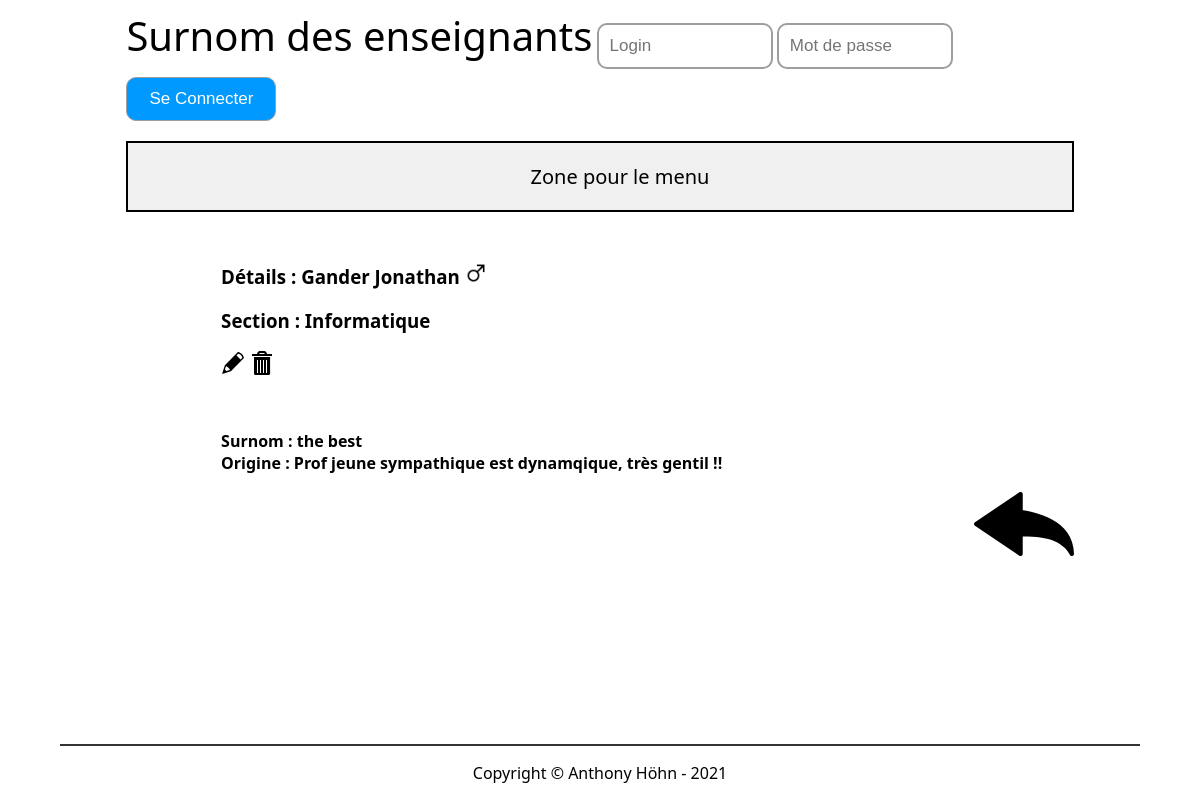
Screenshot of /src/php/detail.php?idTeacher=7 with the database file from the repository.
### tables this page shows
CREATE TABLE t_teacher(
	idTeacher int AUTO_INCREMENT PRIMARY KEY,
	teaFirstname varchar(50) NOT NULL,
	teaName varchar(50) NOT NULL,
	teaGender char(1) NOT NULL,
	teaNickname varchar(100) NOT NULL,
	teaOrigin varchar(255) NOT NULL);

CREATE TABLE t_teaches(
	fkteacher int NOT NULL,
	fksection int NOT NULL,
	CONSTRAINT fk_teacher_teaches_id FOREIGN KEY (fkteacher) REFERENCES t_teacher(idTeacher) ON DELETE CASCADE,
	CONSTRAINT fk_section_teaches_id FOREIGN KEY (fksection) REFERENCES t_section(idSection) ON DELETE CASCADE,
	PRIMARY KEY (fksection,fkteacher));

CREATE TABLE t_section(
	idSection int AUTO_INCREMENT PRIMARY KEY,
	secName varchar(30) NOT NULL);

### src/php/lib/database.php (called while the page is built, shortened)
<?php
 class Database {
    private $connector;
    public function __construct(){
    try{
        $this->connector = new PDO("mysql:host=localhost;dbname=db_nickname_anthohn;charset=utf8", "dbNicknameUser", "grp2B_21");
        }catch(PDOException $e){
            die("<h1>Impossible de se connecter à la base de données</h1> erreur :". $e->getMessage());
        }
    }
    private function queryPrepareExecute($query, $binds){
        $req = $this->connector->prepare($query);
        foreach($binds as $bind){
            $req->bindValue($bind['field'], $bind['value'], $bind['type']);
        }
        $req->execute();
        return $req;
    }
    private function formatData($req){
        $results = $req->fetchALL(PDO::FETCH_ASSOC);
        return $results;
    }
    public function getOneTeacher($id){
        $query = "SELECT * FROM t_teacher WHERE idTeacher = :id";
        $binds = array(
            0 => array(
                'field' => ':id',
                'value' => $id,
                'type' => PDO::PARAM_INT
            )
        );
        $reqExecuted = $this->queryPrepareExecute($query, $binds);
        $results = $this->formatData($reqExecuted);
        return $results;
    }
    public function getOneTeacherSection($id){
        $query = "SELECT * FROM t_teaches JOIN t_teacher ON fkteacher = idTeacher JOIN t_section ON fksection = idSection WHERE idTeacher = :id";
        $binds = array(
            0 => array(
                'field' => ':id',
                'value' => $id,
                'type' => PDO::PARAM_INT
            )
        );
        $reqExecuted = $this->queryPrepareExecute($query, $binds);
        $results = $this->formatData($reqExecuted);
        return $results;
    }
}
?>

### src/php/detail.php (the view, shortened to what this page needs)
<?php
require "header.php";
$id = $_GET["idTeacher"];
$teachers = $db->getOneTeacher($id);
$sections = $db->getOneTeacherSection($id);
?>
        <?php foreach($teachers as $teacher): ?>
        <h3>Détails : <?= $teacher["teaName"] ?><?= " ";?><?= $teacher["teaFirstname"] ?>
            <?php if($teacher["teaGender"] == "M")
            {
                echo '<img src="../../userContent/maleGender.png" width"22px" height="22px" alt="icons">';
            }
            else
            {
                echo '<img src="../../userContent/femaleGender.png" width"22px" height="22px" alt="icons">';
            }?>
        <?php foreach($sections as $section): ?>
        <p>Section : <?= $section["secName"] ?></p>
        <?php endforeach; ?>
        <a href="editTeacher.php?idTeacher=<?= $teacher["idTeacher"]; ?>"><img src="../../userContent/edit.svg"></img></a>
        <a href="deleteTeacher.php?idTeacher=<?= $teacher["idTeacher"]; ?>" onclick="return confirm('Êtes vous sûr de voiloir supprimer l\'enseignant ?')"><img src="../../userContent/trash.svg"></img></a>
        </h3>
        <h4>Surnom : <?= $teacher["teaNickname"] ?></h4>
        <h4>Origine : <?= $teacher["teaOrigin"] ?></h4>
        <?php endforeach; ?>
        <div class="back">
            <a href="index.php"><img width="100px" src="../../userContent/backArrow.svg"></img></a>
        </div>
<?php require "footer.php";

### resources/css/style.css (style rules this page uses)
html { font-family: 'Segoe UI', Tahoma, Geneva, Verdana, sans-serif; }
h3 { margin: 0; padding: 50px; }
h3, h4 { max-width: 80%; position: relative; margin: auto; }
.back { float: right; }

### rows the page displays
t_teacher: teaName "Gander", teaFirstname "Jonathan", teaNickname "the best", teaOrigin "Prof jeune sympathique est dynamqique, très gentil !!"
t_teaches: fksection.secName "Informatique"
